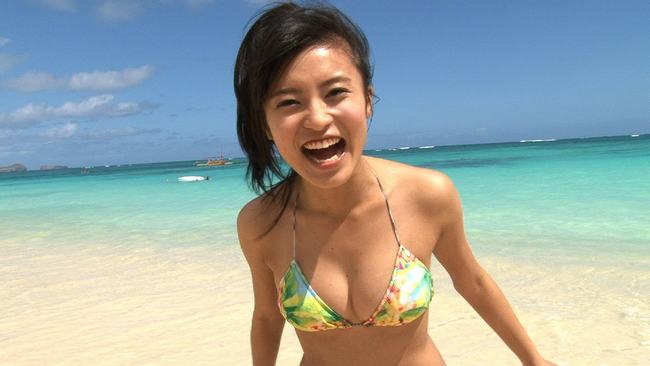
#> input picture images/kojiruri.png, 650 x 366 px
$ python draw_circle.py
#> lines starting #> are read from the running program, lines starting #| are printed output that depends on the picture; after the words box and inside, x2 and y2 are one past the last pixel; in counts of white or black regions, pixels touching at a corner belong together
# -*- coding:utf-8 -*-
import cv2
import numpy as np

# image_path = "images/lena.png"
# image_path = "images/2girls.png"
image_path = "images/kojiruri.png"
image = cv2.imread(image_path);
#> image is the input picture: shape (366, 650, 3); mean B, G, R 163.2, 166.8, 155.8
image_gray = cv2.cvtColor(image, cv2.COLOR_BGR2GRAY)
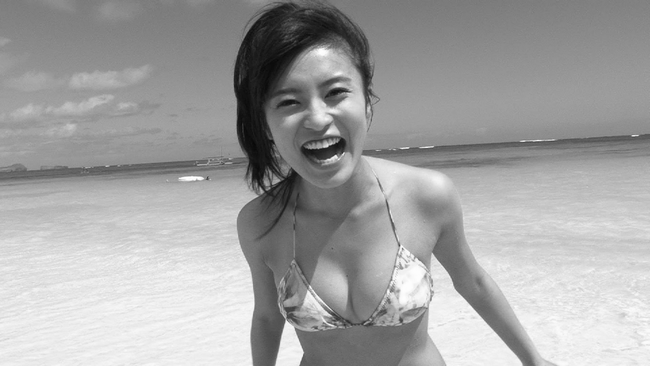
#> image_gray: shape (366, 650); min 8, max 255, mean 163.1

cascade_path = "haarcascades/haarcascade_frontalface_alt.xml"

cascade = cv2.CascadeClassifier(cascade_path)

facerecog = cascade.detectMultiScale(image_gray, scaleFactor=1.1, minNeighbors=1, minSize=(1, 1))
#> facerecog = [[252, 45, 130, 130]]

color = (255, 255, 255)

if len(facerecog) > 0:

    # 認識した顔全てを矩形で囲む
    for rect in facerecog:
        # 認識結果を表示
        print("認識結果")
        print("(x,y)=(" + str(rect[0]) + "," + str(rect[1]) + ")" + \
              "  高さ：" + str(rect[2]) + \
              "  幅：" + str(rect[3]))

        print(rect[0:2] + rect[2:4])
        print(rect[0])
        print(rect[1])
        print(rect[2])
        print(rect[3])
        rect_x = rect[0]
        rect_y = rect[1]
        rect_h = rect[2]
        rect_w = rect[3]

        center_x = int(rect_x + rect_w / 2)
        center_y = int(rect_y + rect_h / 2)
        center = (center_x, center_y)

        # radius = 30
        radius = int(np.sqrt(np.power(rect_h / 2, 2) + np.power(rect_w / 2, 2)))

        color = (255, 255, 255)

        cv2.rectangle(image, tuple(rect[0:2]), tuple(rect[0:2] + rect[2:4]), color, thickness=1) #debug rect
        cv2.circle(image, center, radius, color, thickness=1) #circle
#> this loop made 1 pass
#> (rect_x, rect_y, rect_h, rect_w, center_x, center_y, radius, color) on pass 1: (252, 45, 130, 130, 317, 110, 91, (255, 255, 255))
#| 認識結果
#| (x,y)=(252,45)  高さ：130  幅：130
#| [382 175]
#| 252
#| 45
#| 130
#| 130
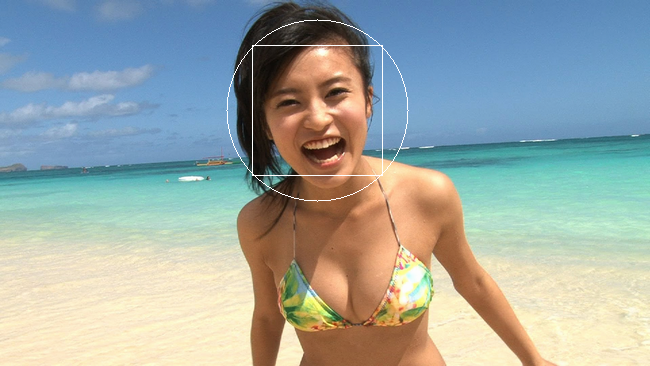
#> image: shape (366, 650, 3); 0.43% of pixels changed, all inside (x1, y1, x2, y2) = (226, 19, 409, 202)

# 認識結果の出力
# cv2.imwrite("Lenna_result.png", image)
cv2.imshow("result", image)
cv2.waitKey(0)

$ run again, with images/2girls.png copied over images/kojiruri.png
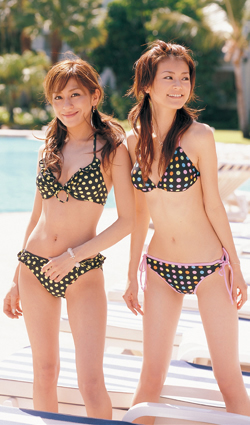
#> input picture images/2girls.png, 250 x 425 px
#> image is the input picture: shape (425, 250, 3); mean B, G, R 138.9, 155.6, 181.6
#> `image_gray = cv2.cvtColor(image, cv2.COLOR_BGR2GRAY)`:
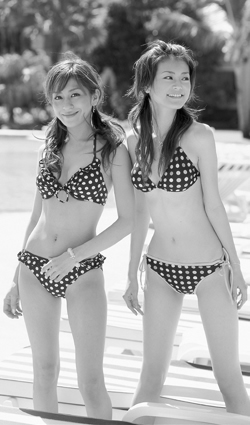
#> image_gray: shape (425, 250); min 0, max 255, mean 161.4
#> facerecog = [[152, 61, 48, 48], [46, 78, 47, 47]]
#> the loop `for rect in facerecog:` made 2 passes
#> (rect_x, rect_y, rect_h, rect_w, center_x, center_y, radius, color) on passes 1 to 2: (152, 61, 48, 48, 176, 85, 33, (255, 255, 255)), (46, 78, 47, 47, 69, 101, 33, (255, 255, 255))
#> (printed output is left out)
#> after the loop `for rect in facerecog:`:
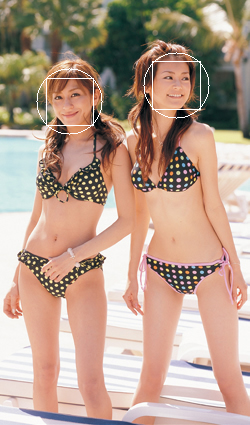
#> image: shape (425, 250, 3); 0.69% of pixels changed, all inside (x1, y1, x2, y2) = (36, 52, 210, 135)
